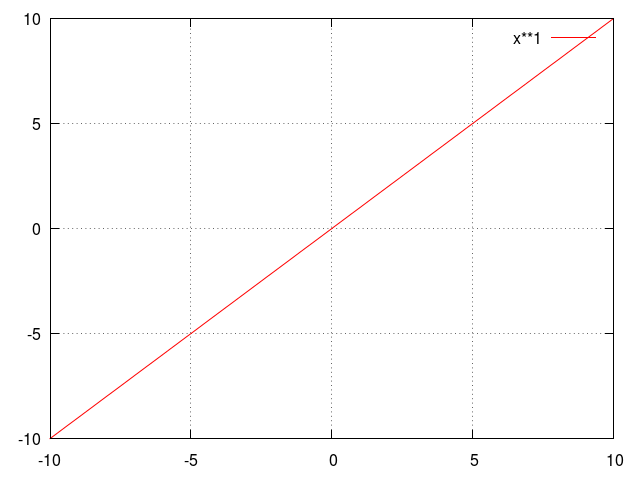

The gnuplot source for this figure:
load "lib_common.plt"
plot x**1
